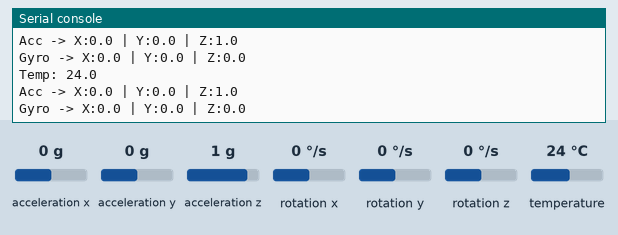
A program run on a simulated Raspberry Pi Pico running MicroPython. Shown: the last lines printed to the serial console. Inputs (shaded band) come from the test bench; at power-on: acceleration x 0 g, acceleration y 0 g, acceleration z 1 g, rotation x 0 °/s, rotation y 0 °/s, rotation z 0 °/s, temperature 24 °C. Library files of the repository ran but are not shown: mpu6050.py.

Above: at 1.2 s.
1.3 s: acceleration x set to -1.4 g
At 2.2 s:
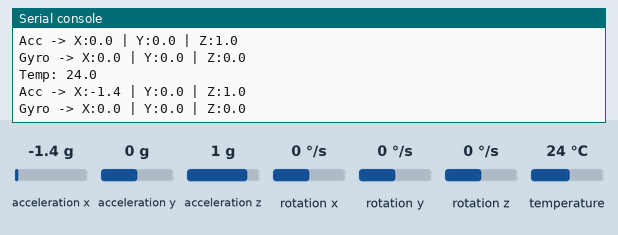
2.8 s: acceleration y set to -1.4 g
At 3.7 s:
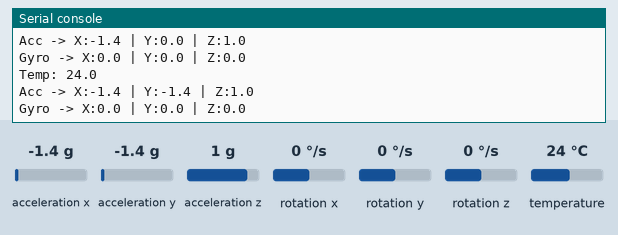
4.3 s: acceleration z set to -1.4 g
At 5.2 s:
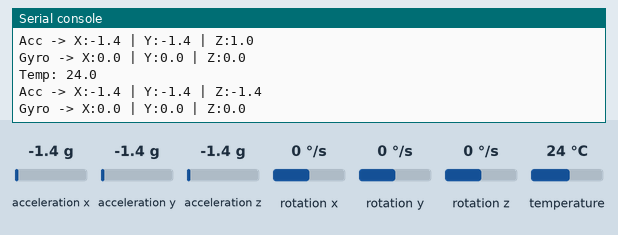
5.8 s: rotation x set to -192 °/s
At 6.7 s:
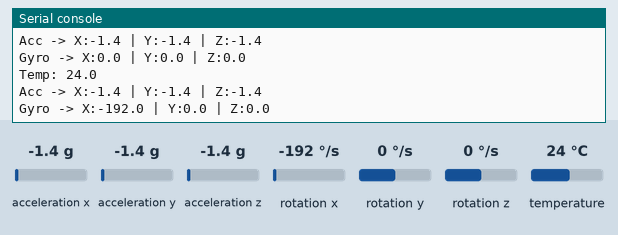
7.3 s: rotation y set to -192 °/s
At 8.2 s:
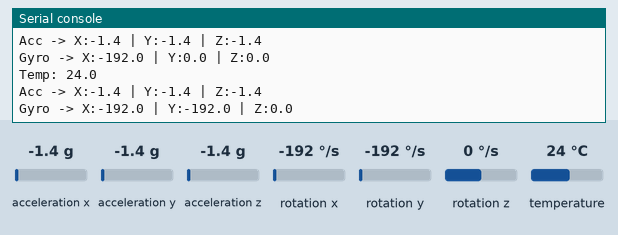

Measured:
- after the input at 1.3 s, the serial console: prints a new line after 0.46 s (image 1)
- after the input at 2.8 s, the serial console: prints a new line after 0.47 s (image 2)
- after the input at 4.3 s, the serial console: prints a new line after 0.47 s (image 3)
- after the input at 5.8 s, the serial console: prints a new line after 0.48 s (image 4)
- after the input at 7.3 s, the serial console: prints a new line after 0.49 s (image 5)

The program:

main.py
```python
import machine
import time
from mpu6050 import MPU6050, RANGE_4G, RANGE_250


def round_readings(data: list[float], round_val: int = 2) -> list[float]:
    return [round(i, round_val) for i in data]


def main():
    i2c = machine.I2C(1, sda=machine.Pin(2), scl=machine.Pin(3))
    mpu6050 = MPU6050(i2c, accelerometer_range=RANGE_4G, gyro_range=RANGE_250)

    if mpu6050.is_device_accessible():
        mpu6050.initialize_device()
        mpu6050.start()

        print(f"Accelerometer range: {mpu6050.accelerometer_range}")
        print(f"Gyro range: {mpu6050.gyro_range}")

        for _ in range(50):
            acc = round_readings(mpu6050.get_acceleration())
            gyro = round_readings(mpu6050.get_gyro())
            temp = round(mpu6050.get_temperature(), 2)

            print(f"Temp: {temp}")
            print(f"Acc -> X:{acc[0]} | Y:{acc[1]} | Z:{acc[2]}")
            print(f"Gyro -> X:{gyro[0]} | Y:{gyro[1]} | Z:{gyro[2]}")

            time.sleep(0.5)

        mpu6050.stop()


if __name__ == '__main__':
    main()
```
